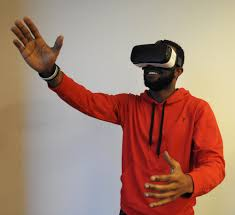
#> input picture key-points-locator/vr.jpeg, 235 x 215 px
$ python main.py
#> lines starting #> are read from the running program, lines starting #| are printed output that depends on the picture
# importing packages
import cv2

# reading image using the imread() function
imageread = cv2.imread('vr.jpeg')
#> imageread is the input picture: shape (215, 235, 3); mean B, G, R 113.3, 128.5, 165.1

# input image is converted to gray scale image
imagegray = cv2.cvtColor(imageread, cv2.COLOR_BGR2GRAY)
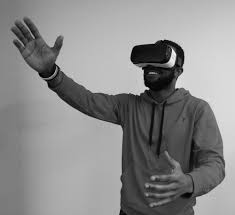
#> imagegray: shape (215, 235); min 0, max 249, mean 137.7

# using the SIRF algorithm to detect key
# points in the image
features = cv2.SIFT_create()

keypoints = features.detect(imagegray, None)
#> keypoints = 170 keypoints; strongest (x, y, size): (172, 62, 5.3), (148, 88, 2), (174, 54, 3.9), (139, 54, 13)

# drawKeypoints function is used to draw keypoints
output_image = cv2.drawKeypoints(imagegray, keypoints, 0, (0, 0, 255),
								flags=cv2.DRAW_MATCHES_FLAGS_NOT_DRAW_SINGLE_POINTS)
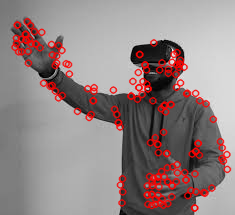
#> output_image: shape (215, 235, 3); mean of channels 0, 1, 2 131.8, 131.8, 147.8; drawn as B, G, R

# displaying the image with keypoints as the
# output on the screen

cv2.imshow("SIFT Keypoints", output_image)
cv2.waitKey(0)
